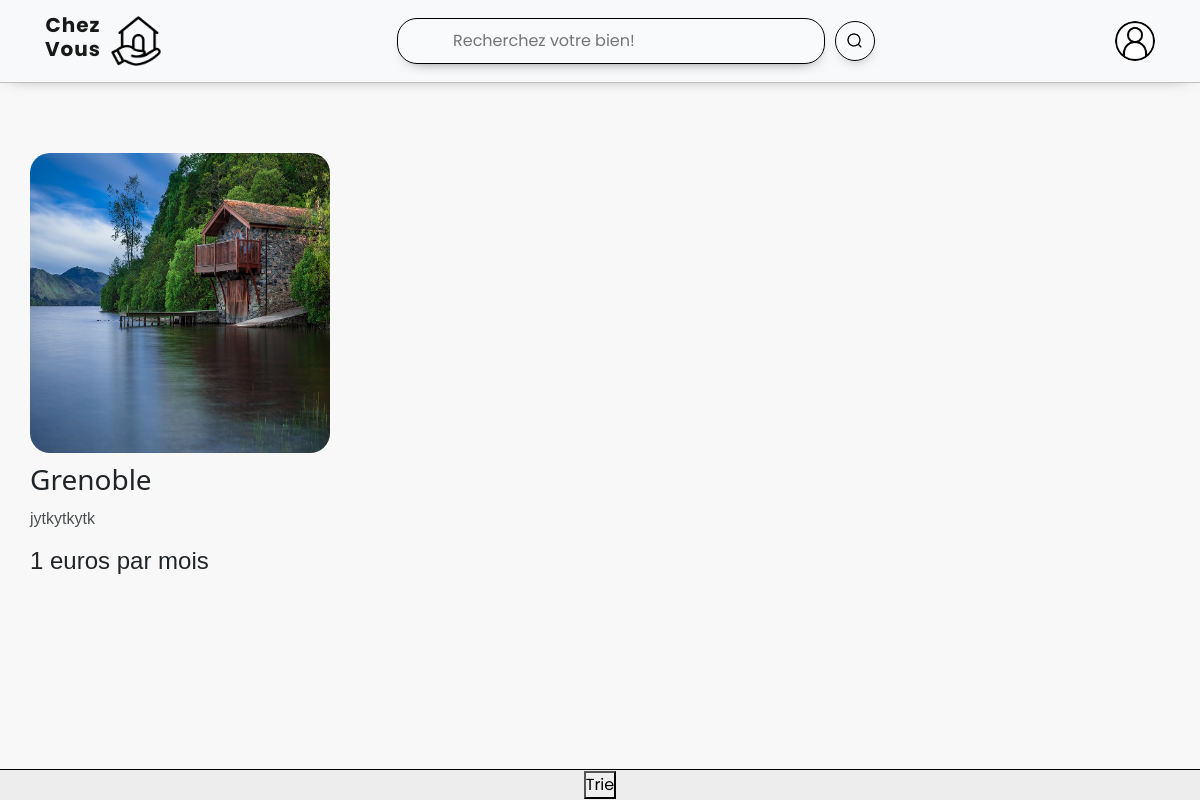
Screenshot of /front-end/index.php with the database file from the repository.
### tables this page shows
CREATE TABLE `proprietes` (
  `propriete_ID` int NOT NULL,
  `adress` varchar(30) NOT NULL,
  `ville` varchar(20) NOT NULL,
  `type` varchar(20) NOT NULL,
  `surface` int NOT NULL,
  `typeDannonce` varchar(10) NOT NULL,
  `prix` int NOT NULL,
  `description` text NOT NULL
);

CREATE TABLE `images` (
  `propriete_ID` int NOT NULL,
  `image` varchar(30) NOT NULL
);

### front-end/template_affiche.php (the view)
<div class="article">
     <div class="img-top">
        <?php echo '<img src="../assetes/img/' . $image['image'] . '" height="250px" alt="">'; ?>
    </div>
    <div class="text-bot">
        <?php echo '<h3>' . $row['ville'] . '</h3>' ;?>
        <?php echo '<p>' . $row['description'].'</p>'; ?>
        <?php echo '<h4>'.$row['prix'].' euros par mois</h4>'?>
    </div>
</div>

### front-end/propriete.php (shortened to what this page needs)
<?php
class Propriete{
    public $conn;
    function __construct($conn)
    {
        $this->conn = $conn;
    }
    function afficheall(){
        $stmt=$this->conn->prepare('SELECT * FROM proprietes');
        $stmt->execute();
        while($row=$stmt->fetch(PDO::FETCH_ASSOC)){
            $req=$this->conn->prepare('SELECT image FROM images where propriete_ID = ' . $row['propriete_ID'] . ' LIMIT 1');
            $req->execute();
            $image=$req->fetch();
            include_once('template_affiche.php');
        }
    }
}
?>

### front-end/style.css (style rules this page uses)
* { padding: 0; margin: 0; list-style: none; box-sizing: border-box; font-family: 'Poppins', sans-serif; text-decoration: none; }
body { width: 100vw; background-color: #f8f8f8; }
.article { margin-left: 30px; margin-top: 70px; display: flex; flex-direction: column; width: 350px; }
.article p { width: 80%; opacity: 0.8; font-weight: normal; font-family:'Gill Sans', 'Gill Sans MT', Calibri, 'Trebuchet MS', sans-serif }
.article h4 { margin-top: 10px; font-family: 'Trebuchet MS', 'Lucida Sans Unicode', 'Lucida Grande', 'Lucida Sans', Arial, sans-serif; }
.article h3 { margin-bottom: 10px; font-family: 'Segoe UI', Tahoma, Geneva, Verdana, sans-serif; }
.article img { border-radius: 20px; width: 250px; transition-duration: 0.2s; margin-bottom: 10px; height: 300px; width: 300px; }

### rows the page displays
proprietes: images.image (picture), ville "Grenoble", description "jytkytkytk", prix "1"
